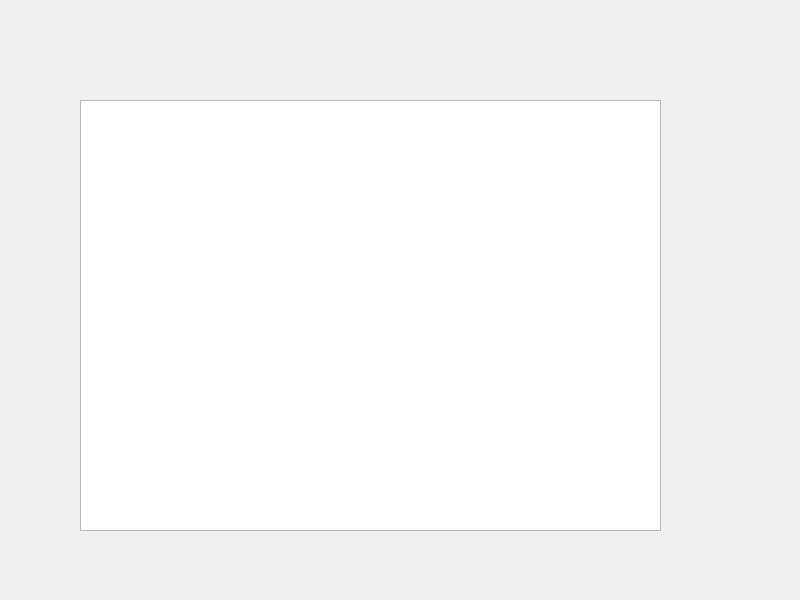
<?xml version="1.0" encoding="UTF-8"?>
<ui version="4.0">
 <class>Widget</class>
 <widget class="QWidget" name="Widget">
  <property name="geometry">
   <rect>
    <x>0</x>
    <y>0</y>
    <width>800</width>
    <height>600</height>
   </rect>
  </property>
  <property name="windowTitle">
   <string>Widget</string>
  </property>
  <widget class="QTextEdit" name="textEdit">
   <property name="geometry">
    <rect>
     <x>80</x>
     <y>100</y>
     <width>581</width>
     <height>431</height>
    </rect>
   </property>
  </widget>
 </widget>
 <resources/>
 <connections/>
</ui>
